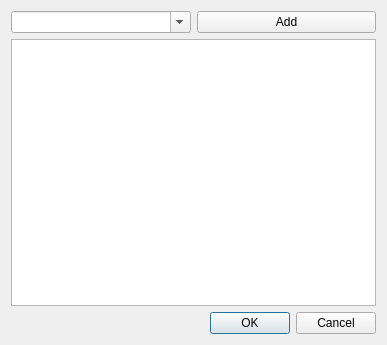
<?xml version="1.0" encoding="UTF-8"?>
<ui version="4.0">
 <class>Dialog</class>
 <widget class="QDialog" name="Dialog">
  <property name="geometry">
   <rect>
    <x>0</x>
    <y>0</y>
    <width>387</width>
    <height>345</height>
   </rect>
  </property>
  <property name="windowTitle">
   <string>Dialog</string>
  </property>
  <layout class="QVBoxLayout" name="verticalLayout">
   <item>
    <layout class="QHBoxLayout" name="horizontalLayout">
     <item>
      <widget class="QComboBox" name="comboBox">
       <property name="editable">
        <bool>true</bool>
       </property>
      </widget>
     </item>
     <item>
      <widget class="QPushButton" name="btnAdd">
       <property name="text">
        <string>Add</string>
       </property>
      </widget>
     </item>
    </layout>
   </item>
   <item>
    <widget class="QListWidget" name="listWidget">
     <property name="selectionMode">
      <enum>QAbstractItemView::ExtendedSelection</enum>
     </property>
    </widget>
   </item>
   <item>
    <widget class="QDialogButtonBox" name="buttonBox">
     <property name="standardButtons">
      <set>QDialogButtonBox::Cancel|QDialogButtonBox::Ok</set>
     </property>
    </widget>
   </item>
  </layout>
 </widget>
 <resources/>
 <connections/>
</ui>
